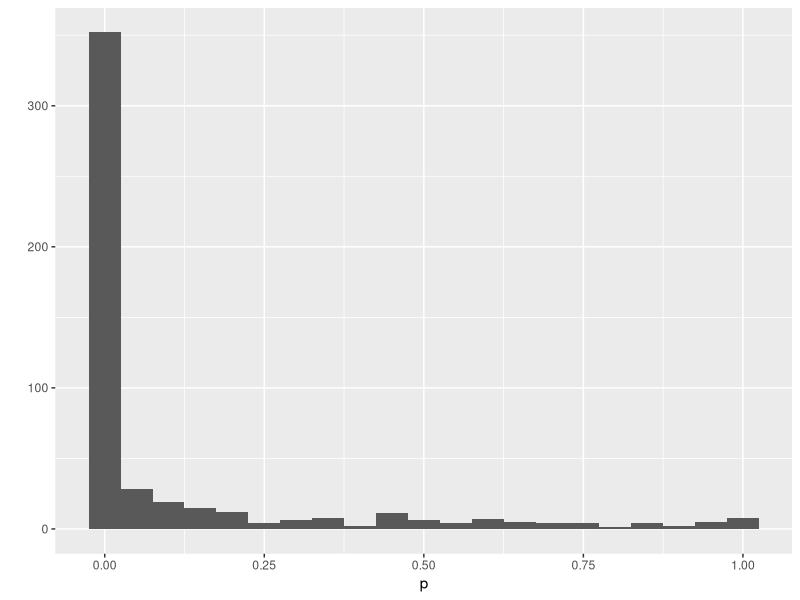

Source code (R):
library(ggplot2)

clusters<- read.csv(file="clusters.csv", header=TRUE, sep=",")

p<-c()
for (row in 1:nrow(clusters)) {
    p<-c(p,prop.test(x=c(clusters[row,"Charter.Count"],clusters[row,"Other.Count"]),n=c(clusters[row,"Charter.Total"],clusters[row,"Other.Total"]))$p.value)
}
qplot(p,binwidth=0.05)
